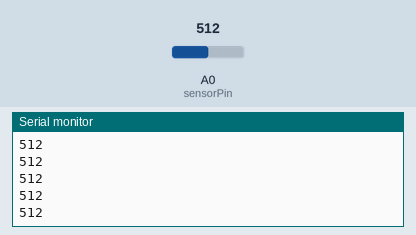
Recording of a sketch running on a simulated Arduino Uno, built with avr-gcc and run on an emulated ATmega328P. On the bench: the last lines printed to the serial monitor. Inputs (shaded band) come from the test bench; at power-on: A0 (sensorPin) = 512.

Above: at 1.2 s.
1.3 s: A0 (sensorPin) set to 716
At 1.8 s:
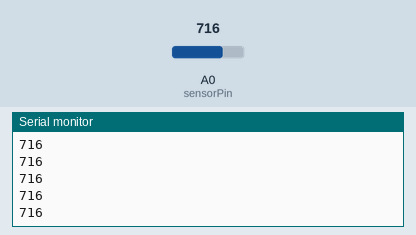
2.8 s: A0 (sensorPin) set to 900
At 3.4 s:
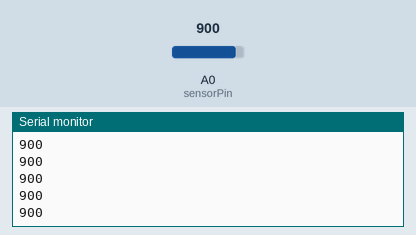
Timing chart, 0 to 5.8 s (numbered marks = the images above; inputs shaded):
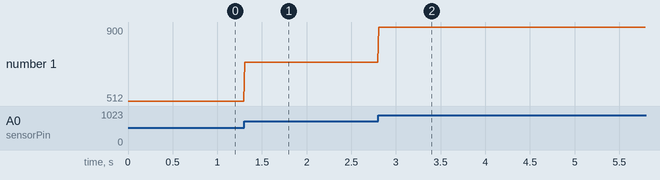

The sketch:

LightDATA.ino
```cpp
int sensorPin = A0; // select the input pin for LDR
int sensorValue = 0; // variable to store the value coming from the sensor
void setup() {
Serial.begin(19200); //sets serial port for communication
}
void loop() {
sensorValue = analogRead(sensorPin); // read the value from the sensor
Serial.println(sensorValue); //prints the values coming from the sensor on the screen
delay(10);
}
```

Measured:
- after the input at 1.3 s, the serial monitor: prints a new line at once (image 1)
- after the input at 2.8 s, the serial monitor: prints a new line at once (image 2)
- plotted number 1: 512 → 716 after the input at 1.3 s, 716 → 900 after the input at 2.8 s
